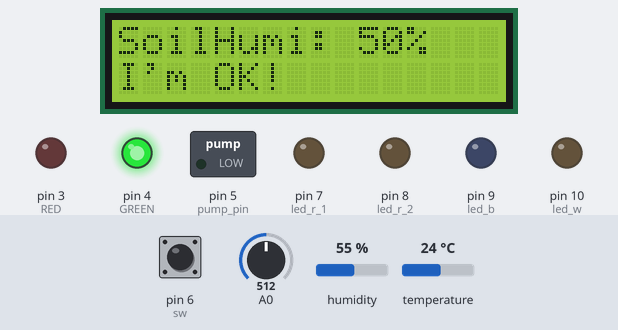
A sketch run on a simulated Arduino Uno, built with avr-gcc and run on an emulated ATmega328P. Parts: 16×2 character LCD, switched loads named in the sketch (green lamp = pin HIGH), output pins drawn as LEDs (lit = HIGH). The test bench sets the inputs (shaded band); at power-on: A0 = 512, humidity 55 %, temperature 24 °C, pin 6 (sw) HIGH. What the sketch prints to the serial monitor is not drawn.

Above: at 1.2 s.
1.3 s: A0 set to 545
At 4.0 s:
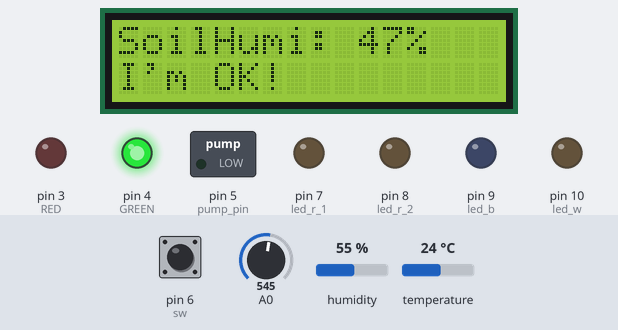
5.7 s: A0 set to 576
At 11.7 s:
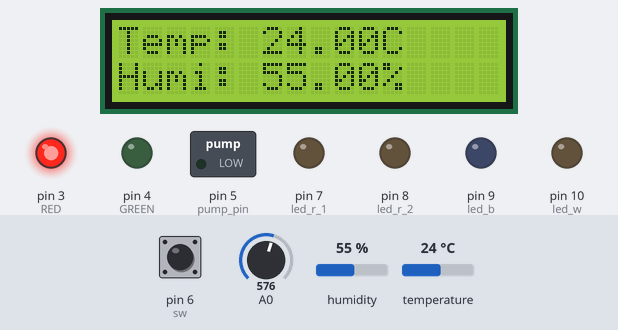
11.8 s: humidity set to 22 %
At 15.4 s:
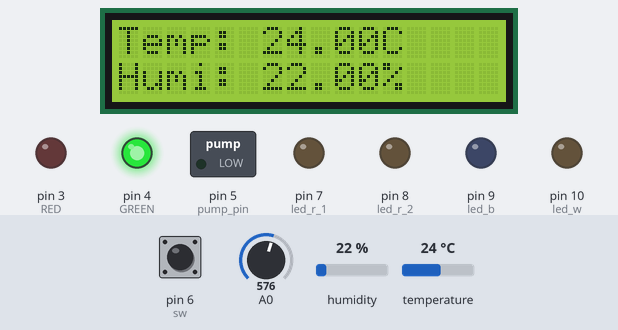
17.9 s: temperature set to 12 °C
At 21.6 s:
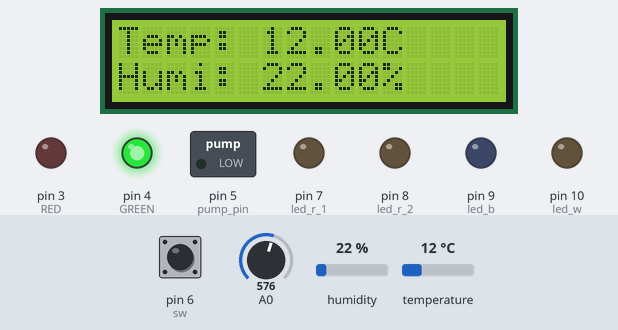
22.3 s: humidity set to 40 %
At 24.7 s:
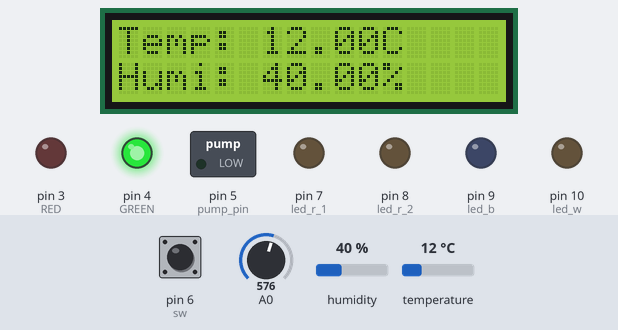
25.4 s: A0 set to 511
At 28.8 s:
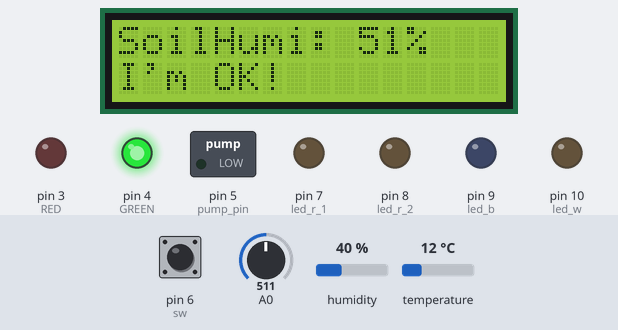
Timing chart, 0 to 30.3 s (numbered marks = the images above; inputs shaded):
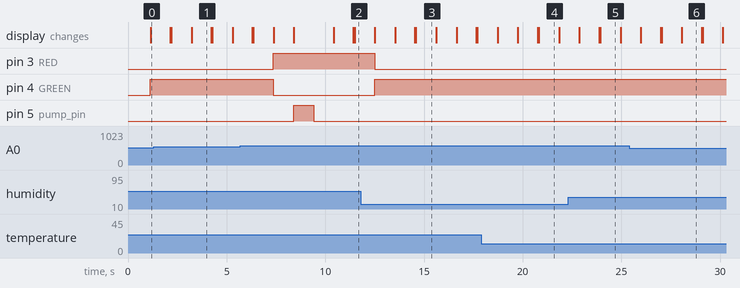

Measured:
- the behaviour switches between 562 and 563 on A0 (found by bisection; images 1 and 2)
- after the input at 5.7 s, pin 3 (RED): LOW → HIGH after 1.7 s; pin 4 (GREEN): HIGH → LOW after 1.7 s; pin 5 (pump_pin): LOW → HIGH after 2.7 s, → LOW 1.0 s later; the display: first differs from a run without the input after 1.7 s (image 2 shows a later state)
- after the input at 25.4 s, the display: first differs from a run without the input after 2.7 s (image 6)
- what the display in image 1 shows lasts 1.0 s, from 3.2 s to 4.2 s

The sketch:

tnh_soil_waterpump_6.ino
```cpp
#include <Wire.h>
#include <hd44780.h>
#include <hd44780ioClass/hd44780_I2Cexp.h>
#include <DHT11.h>
#include <Time.h>
#include <TimeAlarms.h>

hd44780_I2Cexp lcd;
int is_watered=1;   // Check if arduino already gave water
int pin=2;
int pump_pin=5;
int water_time=1000;
int prev_time=0;    // previous watered time
DHT11 dht11(pin);

// Switch declaration & Settings
int sw = 6;
int led_r_1 = 7;
int led_r_2 = 8;
int led_b = 9;
int led_w = 10;
int led_num_check = 1;
int reading;
int led_priority = 0;

long time = 0;
long debounce = 600;  // Switch debouncing (Removing multiple inputs)
// -------

#define RED 3
#define GREEN 4
#define TIME_GAP_HOUR 3    // Time gap = 3 hrs
#define TIME_GAP_MINUTE 1   // Time gap = 1 minute
void setup() {
  // put your setup code here, to run once:
  lcd.begin(16,2);
  Serial.begin(9600);
  pinMode(RED,OUTPUT);
  pinMode(GREEN, OUTPUT);
  pinMode(pump_pin, OUTPUT);
  pinMode(led_r_1, OUTPUT);
  pinMode(led_r_2, OUTPUT);
  pinMode(led_b, OUTPUT);
  pinMode(led_w, OUTPUT);
  pinMode(sw, INPUT_PULLUP);
  digitalWrite(pump_pin,LOW);  // Waterpump off
  setTime(15,12,0,30,5,18);
  prev_time = minute();   // Set prev_time on current minute

}

void loop() {

  int humidity = map(analogRead(A0), 0, 1023, 100, 0);
  int err;
  float temp_dht11, humi_dht11;
  reading = digitalRead(sw);


    digitalWrite(pump_pin,LOW);
    lcd.clear();
    if((err=dht11.read(humi_dht11, temp_dht11))==0)
    {
      lcd.setCursor(0,0);
      lcd.print("Temp: ");
      lcd.print(temp_dht11);
      lcd.print("C");
      lcd.setCursor(0,1);
      lcd.print("Humi: ");
      lcd.print(humi_dht11);
      lcd.print("%");

      Serial.print("temp: ");
      Serial.print(temp_dht11);
      Serial.print(" ");
      Serial.print("humi: ");
      Serial.print(humi_dht11);
      Serial.println();

    }
    delay(1000); // Refresh
    lcd.clear();

    // Soil humi
      lcd.setCursor(0, 0);
      lcd.print("SoilHumi: ");
      lcd.print(humidity);
      lcd.print("%");
      Serial.print("Soil Humidity: ");
      Serial.print(humidity);
      Serial.println();


      if(humidity>45)
      {
          lcd.setCursor(0,1);
          digitalWrite(pump_pin, LOW);
          digitalWrite(GREEN, HIGH);
          digitalWrite(RED, LOW);
          lcd.print("I'm OK!");
      }
      else
      {
         // Water Switch
         // Set is_watered to 1 if conditions are satisfied
         if( (minute()-prev_time)>=TIME_GAP_MINUTE)
         {
          is_watered=1;
         }


        if(is_watered==1)
        {
          lcd.setCursor(0,1);
          digitalWrite(GREEN, LOW);
          digitalWrite(RED, HIGH);
          lcd.print("Waterpump On");
          delay(1000);
          lcd.clear();

          lcd.setCursor(0,0);
          lcd.print("Watering");
          lcd.setCursor(0,1);
          lcd.print("MaxTime: ");
          lcd.print(water_time);
          lcd.print("ms");
          digitalWrite(pump_pin,HIGH);
          delay(water_time);
          digitalWrite(pump_pin,LOW);
          delay(1000);
          lcd.clear();
          lcd.setCursor(0,0);
          lcd.print("Waterpump Off");
          is_watered=0;
          prev_time = minute();

        }
        else
        {
          digitalWrite(GREEN, HIGH);
          digitalWrite(RED, LOW);
          lcd.setCursor(0,1);
          lcd.print("Already Watered");
          delay(1000);
          lcd.clear();
          lcd.setCursor(0,0);
          lcd.print("Already Watered");
          lcd.setCursor(0,1);
          lcd.print("Prev: ");
          lcd.print(minute()-prev_time);

        }


      }
      delay(1000);
      lcd.clear();

}

void Led_On()
{
  // While switch is pushed
  if(reading==LOW && (millis()-time)>debounce)
  {
    if(led_num_check % 5 == 1)
    {
      digitalWrite(led_r_1, HIGH);
      digitalWrite(led_r_2, HIGH);
      digitalWrite(led_b, LOW);
      digitalWrite(led_w, LOW);
      Serial.println("LED RED ON");
      led_num_check++;
    }
    else if(led_num_check % 5 == 2)
    {
      digitalWrite(led_r_1, LOW);
      digitalWrite(led_r_2, LOW);
      digitalWrite(led_b, HIGH);
      digitalWrite(led_w, LOW);
      Serial.println("LED BLUE ON");
      led_num_check++;
    }
    else if(led_num_check % 5 == 3)
    {
      digitalWrite(led_r_1, LOW);
      digitalWrite(led_r_2, LOW);
      digitalWrite(led_b, LOW);
      digitalWrite(led_w, HIGH);
      Serial.println("LED WHITE ON");
      led_num_check++;
    }
    else if(led_num_check % 5 == 4)
    {
      digitalWrite(led_r_1, HIGH);
      digitalWrite(led_r_2, HIGH);
      digitalWrite(led_b, HIGH);
      digitalWrite(led_w, HIGH);
      Serial.println("LED ALL ON");
      led_num_check++;
    }
    else
    {
      digitalWrite(led_r_1, LOW);
      digitalWrite(led_r_2, LOW);
      digitalWrite(led_b, LOW);
      digitalWrite(led_w, LOW);
      Serial.println("LED ALL OFF");
      led_num_check++;
    }
    time = millis();

  }
}
```
